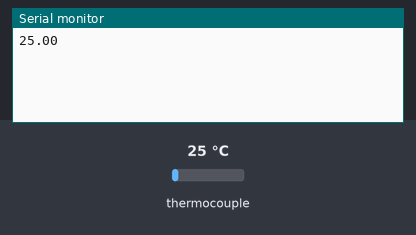
Bench run of a sketch on a simulated Arduino Uno, built with avr-gcc and run on an emulated ATmega328P. Shown: the last lines printed to the serial monitor. Inputs (shaded band) come from the test bench; at power-on: thermocouple 25 °C.

Above: at 1.2 s.
1.3 s: thermocouple set to 6 °C
At 2.3 s:
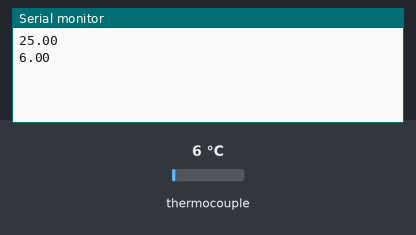
2.8 s: thermocouple set to 75 °C
At 3.8 s:
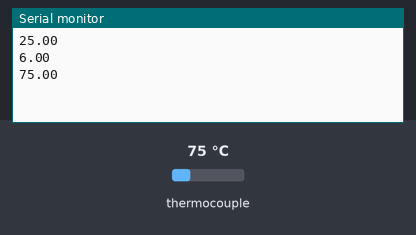
Timing chart, 0 to 5.8 s (numbered marks = the images above; inputs shaded):
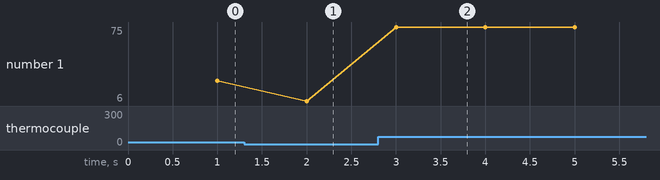

The sketch:

TempMeasureSOFT.ino
```cpp
#include <Adafruit_MAX31865.h>

#define SPI_CS 17
#define SPI_MOSI 16
#define SPI_MISO 14
#define SPI_CLK 15

#define RREF      430.0
#define RNOMINAL  100.0

Adafruit_MAX31865 * thermo;

void setup() {
  Serial.begin(9600);
  thermo = new Adafruit_MAX31865(SPI_CS, SPI_MOSI, SPI_MISO, SPI_CLK);
  thermo->begin(MAX31865_4WIRE);
}

void loop() {
  String ser = Serial.readStringUntil('\n');
  Serial.print(String(thermo->temperature(RNOMINAL, RREF)) + '\n');
}
```

Measured:
- after the input at 1.3 s, the serial monitor: prints a new line after 0.70 s (image 1)
- after the input at 2.8 s, the serial monitor: prints a new line after 0.20 s (image 2)
- plotted number 1: 25 → 6 after the input at 1.3 s, 6 → 75 after the input at 2.8 s
